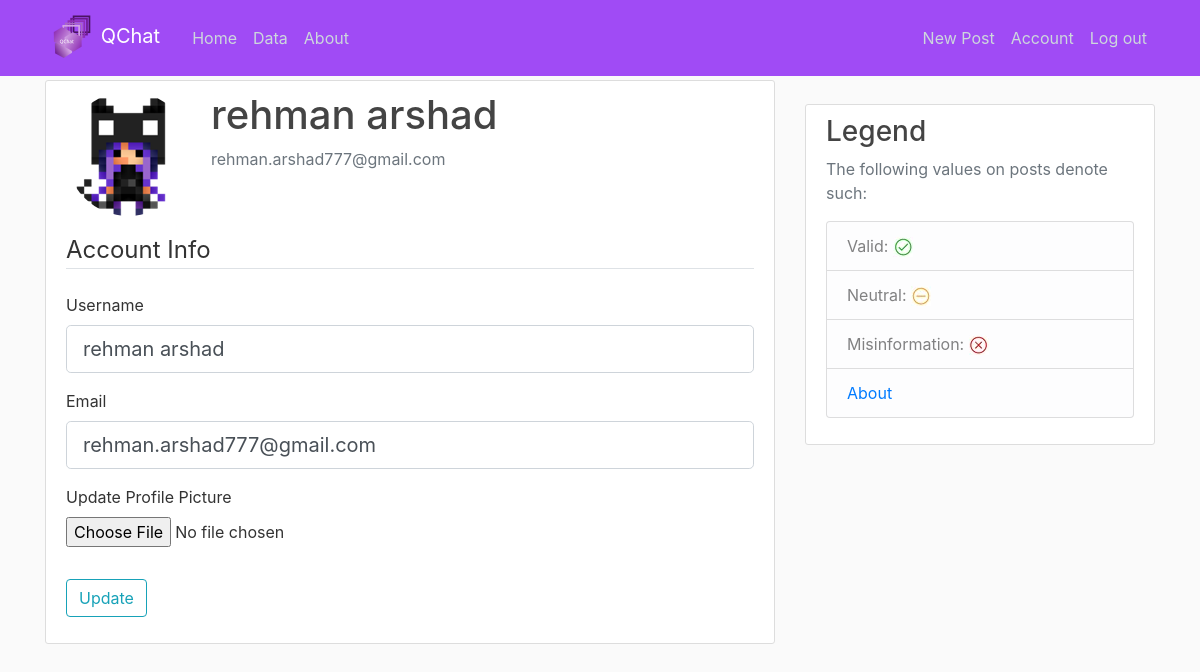
The app's page /account (signed in) with its own data.
### app/models.py (models this page shows, shortened)
class User(db.Model, UserMixin):
    id = db.Column(db.Integer, primary_key=True)                                    # Primary Key
    username = db.Column(db.String(20), unique=True, nullable=False)                # Each User will have a username, with a max(20) characters, it must be unique, and Null is not allowed!
    email = db.Column(db.String(120), unique=True, nullable=False)                  # Each User will have an email, with a max(120) characters, it must be unique, and Null is not allowed!
    image_file = db.Column(db.String(2083), nullable=False, default='default.jpg')    # Each User will have a defualt profile Image, so uniqueness does not apply, since Null is not allowed!
    password = db.Column(db.String(60), nullable=False)                             # Each User will have passwords, with a max(60) characters, uniqueness does not apply, and Null is not allowed!
    posts = db.relationship('Post', backref='author', lazy=True)                    # This is linked to Posts, Lazy Evaluation is set to: True

### app/users/routes.py (the view)
@users.route('/account', methods=['GET', 'POST'])
@login_required                                                                             # login_required is part of flask-login, and like UserMixin it's really useful, this can essentially prevent IDOR! Insecure Direct Object References
def account():
    form = UpdateAccountForm()
    if form.validate_on_submit():
        if form.picture.data:
            picture_file = save_picture(form.picture.data)
            current_user.image_file = picture_file
        current_user.username = form.username.data                                          # This is a SQLAlchemy perk it allows us to take the current_user data which we get thanks to flask_login, and then overwrites it with the form data the user submits!
        current_user.email = form.email.data                                                # So over here we're overwriting the current_user email with the email the user submits in the form!
        db.session.commit()                                                                 # Commit changes in database.db
        flash('Your account has been updated!', 'success')                                  # Display success message! For anyone wondering 'success' is just a bootstrap class, it gives a green-ish hue.
        return redirect(url_for_secure('users.account'))                                           # Redirect to account, without this line of code, the broswer on the redirect below would send multiple post requests causing some problems
    elif request.method == 'GET':
        form.username.data = current_user.username                                          # This populates the username field upon a 'GET' request
        form.email.data = current_user.email                                                # This populates the email field upon a 'GET' request
    image_file = current_user.image_file
    return render_template('account.html', title='Account', image_file=image_file, form=form)

### app/users/forms.py (shortened to what this page needs)
class UpdateAccountForm(FlaskForm):
    username = StringField('Username', validators=[DataRequired(), Length(min=3, max=20) ])
    email = StringField('Email', validators=[DataRequired(), Email() ])
    picture = FileField('Update Profile Picture', validators=[ FileAllowed(['jpg', 'png']) ])
    submit = SubmitField('Update')

### app/models.py (called while the page is built)
@login_manager.user_loader
def laod_user(user_id):
    return User.query.get(int(user_id))                                             # getter function that helps get the user_id

### app/templates/account.html (shortened to what this page needs)
{% extends "template.html" %}
{% block content %}
    <div class="content-section">
        <div class="media">
            <img class="rounded-circle account-img" src="{{ image_file }}">
            <div class="media-body text-break">
                <h2 class="account-heading">{{ current_user.username }}</h2>
                <p class="text-secondary">{{ current_user.email }}</p>
            </div>
        </div>
        <form method="POST" action="{{ request.path }}" enctype="multipart/form-data">
            <fieldset class="form-group">
                <legend class="border-bottom mb-4">Account Info</legend>
                <div class="form-group">
                    {{ form.username.label(class="form-control-label") }}
                    {% if form.username.errors %}
                        {{ form.username(class="form-control form-control-lg is-invalid") }}
                        <div class="invalid-feedback">
                            {% for error in form.username.errors %}
                                <span> {{ error }} </span>
                            {% endfor %}
                        </div>
                    {% else %}
                        {{ form.username(class="form-control form-control-lg") }}
                    {% endif %}
                </div>
                <div class="form-group">
                    {{ form.email.label(class="form-control-label") }}
                    {% if form.email.errors %}
                        {{ form.email(class="form-control form-control-lg is-invalid") }}
                        <div class="invalid-feedback">
                            {% for error in form.email.errors %}
                                <span> {{ error }} </span>
                            {% endfor %}
                        </div>
                    {% else %}
                        {{ form.email(class="form-control form-control-lg") }}
                    {% endif %}
                </div>
                <div class="form-group">
                    {{ form.picture.label() }}
                    {{ form.picture(class="form-control-file") }}
                </div>
            </fieldset>
            <div class="form-group">
                {{ form.submit(class="btn btn-outline-info") }}
            </div>
        </form>
    </div>
{% endblock content %}

### app/static/main.css (style rules this page uses)
body { background: #fafafa; color: #333333; margin-top: 5rem; }
h1, h2, h3, h4, h5, h6 { color: #444444; }
.content-section { background: #ffffff; padding: 10px 20px; border: 1px solid #dddddd; border-radius: 3px; margin-bottom: 20px; }
.account-img { height: 125px; width: 125px; margin-right: 20px; margin-bottom: 16px; }
.account-heading { font-size: 2.5rem; }

### records on screen
User: image_file (picture), username "rehman arshad", email "rehman.arshad777@gmail.com"
